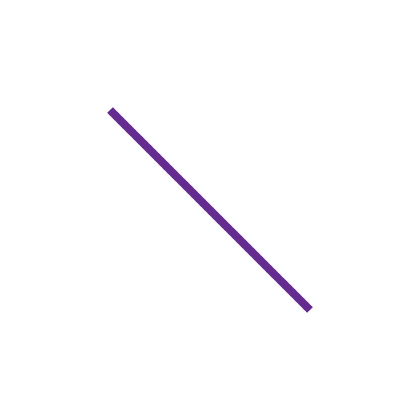

Describe this chart as a Vega-Lite specification.
### Vega specification from a JSON file in a GitHub repository (floating-point values rounded to 4 significant figures)
{"$schema": "https://vega.github.io/schema/vega/v4.json", "width": 200, "height": 200, "padding": 5, "signals": [{"name": "x", "value": 50, "bind": {"input": "range", "min": 0, "max": 200, "step": 1}}, {"name": "y", "value": 50, "bind": {"input": "range", "min": 0, "max": 200, "step": 1}}, {"name": "x2", "value": 150, "bind": {"input": "range", "min": 0, "max": 200, "step": 1}}, {"name": "y2", "value": 150, "bind": {"input": "range", "min": 0, "max": 200, "step": 1}}, {"name": "strokeWidth", "value": 4, "bind": {"input": "range", "min": 0, "max": 10, "step": 0.5}}, {"name": "strokeCap", "value": "butt", "bind": {"input": "select", "options": ["butt", "round", "square"]}}, {"name": "strokeDash", "value": [1, 0], "bind": {"input": "select", "options": [[1, 0], [8, 8], [8, 4], [4, 4], [4, 2], [2, 1], [1, 1]]}}], "marks": [{"type": "rule", "encode": {"enter": {"stroke": {"value": "#652c90"}}, "update": {"x": {"signal": "x"}, "y": {"signal": "y"}, "x2": {"signal": "x2"}, "y2": {"signal": "y2"}, "strokeWidth": {"signal": "strokeWidth"}, "strokeDash": {"signal": "strokeDash"}, "strokeCap": {"signal": "strokeCap"}, "opacity": {"value": 1}}, "hover": {"opacity": {"value": 0.5}}}}]}
